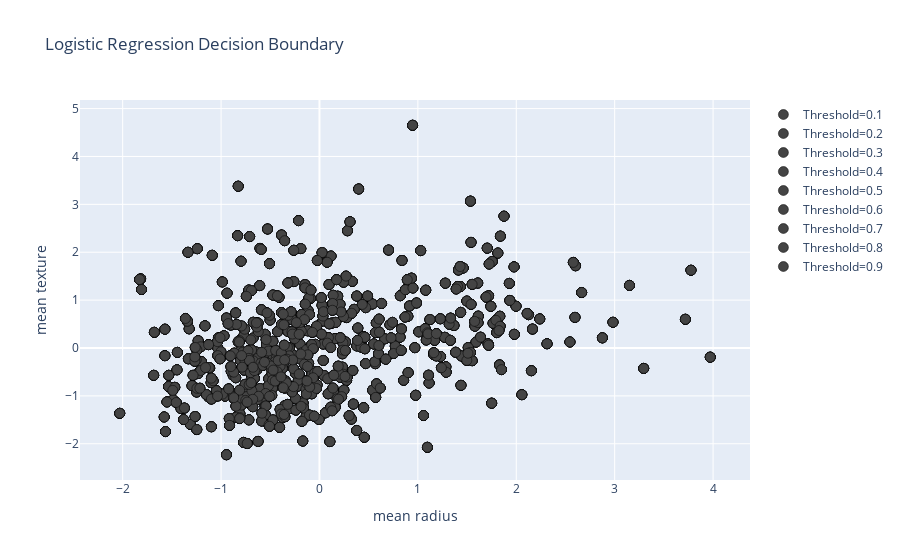
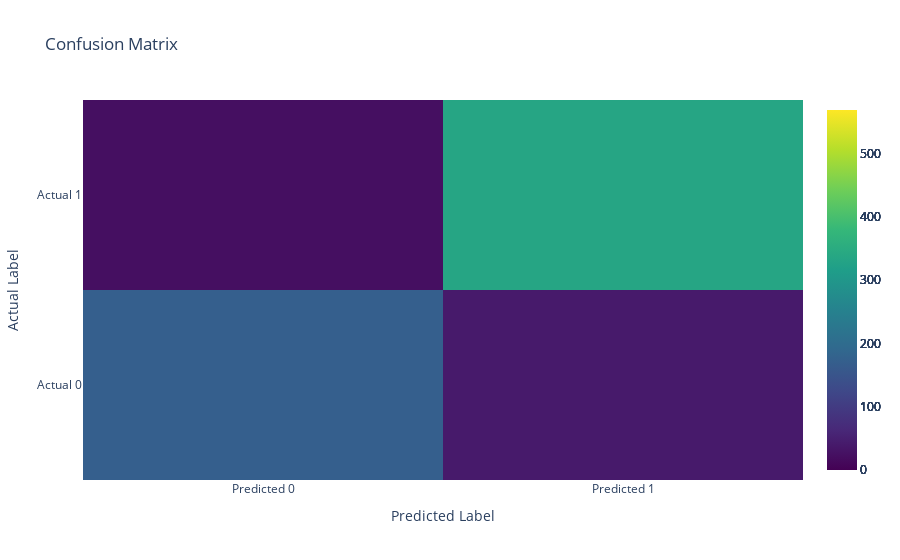

These figures' notebook cell, in order:
### Markdown cell above
In this example, the code uses the breast cancer dataset and performs logistic regression optimized by Newton's Method

### Code cell
import numpy as np
import pandas as pd
from sklearn import datasets
import plotly.graph_objects as go
import plotly.express as px
from sklearn.datasets import load_breast_cancer
from sklearn.model_selection import train_test_split
from sklearn.linear_model import LogisticRegression
from sklearn.preprocessing import StandardScaler
from sklearn.metrics import accuracy_score, confusion_matrix

#loading breast cancer dataset
cancer = load_breast_cancer()
cancer_df = pd.DataFrame(data=np.c_[cancer['data'], cancer['target']],
                         columns=np.concatenate([cancer['feature_names'], ['target']]))

#for visualization
features = ['mean radius', 'mean texture']
cancer_df['target'] = np.where(cancer_df['target'] == 0, 0, 1)

#data prep
X = cancer_df[features]
y = cancer_df['target']


scaler = StandardScaler()
X_scaled = scaler.fit_transform(X)


X_train, X_test, y_train, y_test = train_test_split(X_scaled, y, test_size=0.2, random_state=42)

#logistic regression model
model = LogisticRegression(solver='newton-cg')
model.fit(X_train, y_train)

y_pred = model.predict(X_test)

accuracy = accuracy_score(y_test, y_pred)
print(f'Accuracy: {accuracy * 100:.2f}%')

#plot decision boundry
def plot_decisionboundary(X, y, features):
    fig = go.Figure()

    for threshold in np.linspace(0.1, 0.9, 9):
        model = LogisticRegression()
        model.fit(X, y > threshold)
        y_pred = model.predict(X)

        trace = go.Scatter(x=X[:, 0], y=X[:, 1], mode='markers',
                           marker=dict(color=y_pred, colorscale='Viridis', size=10,
                                       line=dict(color='black', width=0.5)),
                           name=f'Threshold={threshold:.1f}')

        fig.add_trace(trace)

    fig.update_layout(title='Logistic Regression Decision Boundary ',
                      xaxis=dict(title=features[0]),
                      yaxis=dict(title=features[1]),
                      sliders=[dict(steps=[dict(method='relayout',
                                                args=['shapes', []])],
                                    active=0,
                                    visible=True,
                                    x=0.1,
                                    y=0,
                                    len=0.9)])

    fig.show()



plot_decisionboundary(X_scaled, y, features)

# visualize confusion matrix 
def plot_confusionmatrix(X, y):
    fig = go.Figure()

    for threshold in np.linspace(0.1, 0.9, 9):
        model = LogisticRegression()
        model.fit(X, y > threshold)
        y_pred = model.predict(X)
        conf_matrix = confusion_matrix(y > threshold, y_pred)

        trace = go.Heatmap(z=conf_matrix, zmin=0, zmax=len(X), colorscale='Viridis',
                           x=['Predicted 0', 'Predicted 1'], y=['Actual 0', 'Actual 1'],
                           name=f'Threshold={threshold:.1f}')

        fig.add_trace(trace)

    fig.update_layout(title='Confusion Matrix ',
                      xaxis=dict(title='Predicted Label'),
                      yaxis=dict(title='Actual Label'),
                      sliders=[dict(steps=[dict(method='relayout',
                                                args=['shapes', []])],
                                    active=0,
                                    visible=True,
                                    x=0.1,
                                    y=0,
                                    len=0.9)])

    fig.show()

plot_confusionmatrix(X_scaled, y)

### Figure 1 — Plotly figure (JSON) as saved in the notebook; plotly's stock layout.template omitted (floating-point values rounded to 4 significant figures; data arrays with more than 128 entries replaced by an {"elided": "..."} marker saying what was removed)
{"data": [{"marker": {"color": {"elided": "569 bool values"}, "colorscale": [[0, "#440154"], [0.1111, "#482878"], [0.2222, "#3e4989"], [0.3333, "#31688e"], [0.4444, "#26828e"], [0.5556, "#1f9e89"], [0.6667, "#35b779"], [0.7778, "#6ece58"], [0.8889, "#b5de2b"], [1, "#fde725"]], "line": {"color": "black", "width": 0.5}, "size": 10}, "mode": "markers", "name": "Threshold=0.1", "type": "scatter", "x": {"elided": "569 float values"}, "y": {"elided": "569 float values"}}, {"marker": {"color": {"elided": "569 bool values"}, "colorscale": [[0, "#440154"], [0.1111, "#482878"], [0.2222, "#3e4989"], [0.3333, "#31688e"], [0.4444, "#26828e"], [0.5556, "#1f9e89"], [0.6667, "#35b779"], [0.7778, "#6ece58"], [0.8889, "#b5de2b"], [1, "#fde725"]], "line": {"color": "black", "width": 0.5}, "size": 10}, "mode": "markers", "name": "Threshold=0.2", "type": "scatter", "x": {"elided": "569 float values"}, "y": {"elided": "569 float values"}}, {"marker": {"color": {"elided": "569 bool values"}, "colorscale": [[0, "#440154"], [0.1111, "#482878"], [0.2222, "#3e4989"], [0.3333, "#31688e"], [0.4444, "#26828e"], [0.5556, "#1f9e89"], [0.6667, "#35b779"], [0.7778, "#6ece58"], [0.8889, "#b5de2b"], [1, "#fde725"]], "line": {"color": "black", "width": 0.5}, "size": 10}, "mode": "markers", "name": "Threshold=0.3", "type": "scatter", "x": {"elided": "569 float values"}, "y": {"elided": "569 float values"}}, {"marker": {"color": {"elided": "569 bool values"}, "colorscale": [[0, "#440154"], [0.1111, "#482878"], [0.2222, "#3e4989"], [0.3333, "#31688e"], [0.4444, "#26828e"], [0.5556, "#1f9e89"], [0.6667, "#35b779"], [0.7778, "#6ece58"], [0.8889, "#b5de2b"], [1, "#fde725"]], "line": {"color": "black", "width": 0.5}, "size": 10}, "mode": "markers", "name": "Threshold=0.4", "type": "scatter", "x": {"elided": "569 float values"}, "y": {"elided": "569 float values"}}, {"marker": {"color": {"elided": "569 bool values"}, "colorscale": [[0, "#440154"], [0.1111, "#482878"], [0.2222, "#3e4989"], [0.3333, "#31688e"], [0.4444, "#26828e"], [0.5556, "#1f9e89"], [0.6667, "#35b779"], [0.7778, "#6ece58"], [0.8889, "#b5de2b"], [1, "#fde725"]], "line": {"color": "black", "width": 0.5}, "size": 10}, "mode": "markers", "name": "Threshold=0.5", "type": "scatter", "x": {"elided": "569 float values"}, "y": {"elided": "569 float values"}}, {"marker": {"color": {"elided": "569 bool values"}, "colorscale": [[0, "#440154"], [0.1111, "#482878"], [0.2222, "#3e4989"], [0.3333, "#31688e"], [0.4444, "#26828e"], [0.5556, "#1f9e89"], [0.6667, "#35b779"], [0.7778, "#6ece58"], [0.8889, "#b5de2b"], [1, "#fde725"]], "line": {"color": "black", "width": 0.5}, "size": 10}, "mode": "markers", "name": "Threshold=0.6", "type": "scatter", "x": {"elided": "569 float values"}, "y": {"elided": "569 float values"}}, {"marker": {"color": {"elided": "569 bool values"}, "colorscale": [[0, "#440154"], [0.1111, "#482878"], [0.2222, "#3e4989"], [0.3333, "#31688e"], [0.4444, "#26828e"], [0.5556, "#1f9e89"], [0.6667, "#35b779"], [0.7778, "#6ece58"], [0.8889, "#b5de2b"], [1, "#fde725"]], "line": {"color": "black", "width": 0.5}, "size": 10}, "mode": "markers", "name": "Threshold=0.7", "type": "scatter", "x": {"elided": "569 float values"}, "y": {"elided": "569 float values"}}, {"marker": {"color": {"elided": "569 bool values"}, "colorscale": [[0, "#440154"], [0.1111, "#482878"], [0.2222, "#3e4989"], [0.3333, "#31688e"], [0.4444, "#26828e"], [0.5556, "#1f9e89"], [0.6667, "#35b779"], [0.7778, "#6ece58"], [0.8889, "#b5de2b"], [1, "#fde725"]], "line": {"color": "black", "width": 0.5}, "size": 10}, "mode": "markers", "name": "Threshold=0.8", "type": "scatter", "x": {"elided": "569 float values"}, "y": {"elided": "569 float values"}}, {"marker": {"color": {"elided": "569 bool values"}, "colorscale": [[0, "#440154"], [0.1111, "#482878"], [0.2222, "#3e4989"], [0.3333, "#31688e"], [0.4444, "#26828e"], [0.5556, "#1f9e89"], [0.6667, "#35b779"], [0.7778, "#6ece58"], [0.8889, "#b5de2b"], [1, "#fde725"]], "line": {"color": "black", "width": 0.5}, "size": 10}, "mode": "markers", "name": "Threshold=0.9", "type": "scatter", "x": {"elided": "569 float values"}, "y": {"elided": "569 float values"}}], "layout": {"sliders": [{"active": 0, "len": 0.9, "steps": [{"args": ["shapes", []], "method": "relayout"}], "visible": true, "x": 0.1, "y": 0}], "title": {"text": "Logistic Regression Decision Boundary "}, "xaxis": {"title": {"text": "mean radius"}}, "yaxis": {"title": {"text": "mean texture"}}}}

### Figure 2 — Plotly figure (JSON) as saved in the notebook; plotly's stock layout.template omitted (floating-point values rounded to 4 significant figures)
{"data": [{"colorscale": [[0, "#440154"], [0.1111, "#482878"], [0.2222, "#3e4989"], [0.3333, "#31688e"], [0.4444, "#26828e"], [0.5556, "#1f9e89"], [0.6667, "#35b779"], [0.7778, "#6ece58"], [0.8889, "#b5de2b"], [1, "#fde725"]], "name": "Threshold=0.1", "type": "heatmap", "x": ["Predicted 0", "Predicted 1"], "y": ["Actual 0", "Actual 1"], "z": [[172, 40], [22, 335]], "zmax": 569, "zmin": 0}, {"colorscale": [[0, "#440154"], [0.1111, "#482878"], [0.2222, "#3e4989"], [0.3333, "#31688e"], [0.4444, "#26828e"], [0.5556, "#1f9e89"], [0.6667, "#35b779"], [0.7778, "#6ece58"], [0.8889, "#b5de2b"], [1, "#fde725"]], "name": "Threshold=0.2", "type": "heatmap", "x": ["Predicted 0", "Predicted 1"], "y": ["Actual 0", "Actual 1"], "z": [[172, 40], [22, 335]], "zmax": 569, "zmin": 0}, {"colorscale": [[0, "#440154"], [0.1111, "#482878"], [0.2222, "#3e4989"], [0.3333, "#31688e"], [0.4444, "#26828e"], [0.5556, "#1f9e89"], [0.6667, "#35b779"], [0.7778, "#6ece58"], [0.8889, "#b5de2b"], [1, "#fde725"]], "name": "Threshold=0.3", "type": "heatmap", "x": ["Predicted 0", "Predicted 1"], "y": ["Actual 0", "Actual 1"], "z": [[172, 40], [22, 335]], "zmax": 569, "zmin": 0}, {"colorscale": [[0, "#440154"], [0.1111, "#482878"], [0.2222, "#3e4989"], [0.3333, "#31688e"], [0.4444, "#26828e"], [0.5556, "#1f9e89"], [0.6667, "#35b779"], [0.7778, "#6ece58"], [0.8889, "#b5de2b"], [1, "#fde725"]], "name": "Threshold=0.4", "type": "heatmap", "x": ["Predicted 0", "Predicted 1"], "y": ["Actual 0", "Actual 1"], "z": [[172, 40], [22, 335]], "zmax": 569, "zmin": 0}, {"colorscale": [[0, "#440154"], [0.1111, "#482878"], [0.2222, "#3e4989"], [0.3333, "#31688e"], [0.4444, "#26828e"], [0.5556, "#1f9e89"], [0.6667, "#35b779"], [0.7778, "#6ece58"], [0.8889, "#b5de2b"], [1, "#fde725"]], "name": "Threshold=0.5", "type": "heatmap", "x": ["Predicted 0", "Predicted 1"], "y": ["Actual 0", "Actual 1"], "z": [[172, 40], [22, 335]], "zmax": 569, "zmin": 0}, {"colorscale": [[0, "#440154"], [0.1111, "#482878"], [0.2222, "#3e4989"], [0.3333, "#31688e"], [0.4444, "#26828e"], [0.5556, "#1f9e89"], [0.6667, "#35b779"], [0.7778, "#6ece58"], [0.8889, "#b5de2b"], [1, "#fde725"]], "name": "Threshold=0.6", "type": "heatmap", "x": ["Predicted 0", "Predicted 1"], "y": ["Actual 0", "Actual 1"], "z": [[172, 40], [22, 335]], "zmax": 569, "zmin": 0}, {"colorscale": [[0, "#440154"], [0.1111, "#482878"], [0.2222, "#3e4989"], [0.3333, "#31688e"], [0.4444, "#26828e"], [0.5556, "#1f9e89"], [0.6667, "#35b779"], [0.7778, "#6ece58"], [0.8889, "#b5de2b"], [1, "#fde725"]], "name": "Threshold=0.7", "type": "heatmap", "x": ["Predicted 0", "Predicted 1"], "y": ["Actual 0", "Actual 1"], "z": [[172, 40], [22, 335]], "zmax": 569, "zmin": 0}, {"colorscale": [[0, "#440154"], [0.1111, "#482878"], [0.2222, "#3e4989"], [0.3333, "#31688e"], [0.4444, "#26828e"], [0.5556, "#1f9e89"], [0.6667, "#35b779"], [0.7778, "#6ece58"], [0.8889, "#b5de2b"], [1, "#fde725"]], "name": "Threshold=0.8", "type": "heatmap", "x": ["Predicted 0", "Predicted 1"], "y": ["Actual 0", "Actual 1"], "z": [[172, 40], [22, 335]], "zmax": 569, "zmin": 0}, {"colorscale": [[0, "#440154"], [0.1111, "#482878"], [0.2222, "#3e4989"], [0.3333, "#31688e"], [0.4444, "#26828e"], [0.5556, "#1f9e89"], [0.6667, "#35b779"], [0.7778, "#6ece58"], [0.8889, "#b5de2b"], [1, "#fde725"]], "name": "Threshold=0.9", "type": "heatmap", "x": ["Predicted 0", "Predicted 1"], "y": ["Actual 0", "Actual 1"], "z": [[172, 40], [22, 335]], "zmax": 569, "zmin": 0}], "layout": {"sliders": [{"active": 0, "len": 0.9, "steps": [{"args": ["shapes", []], "method": "relayout"}], "visible": true, "x": 0.1, "y": 0}], "title": {"text": "Confusion Matrix "}, "xaxis": {"title": {"text": "Predicted Label"}}, "yaxis": {"title": {"text": "Actual Label"}}}}
